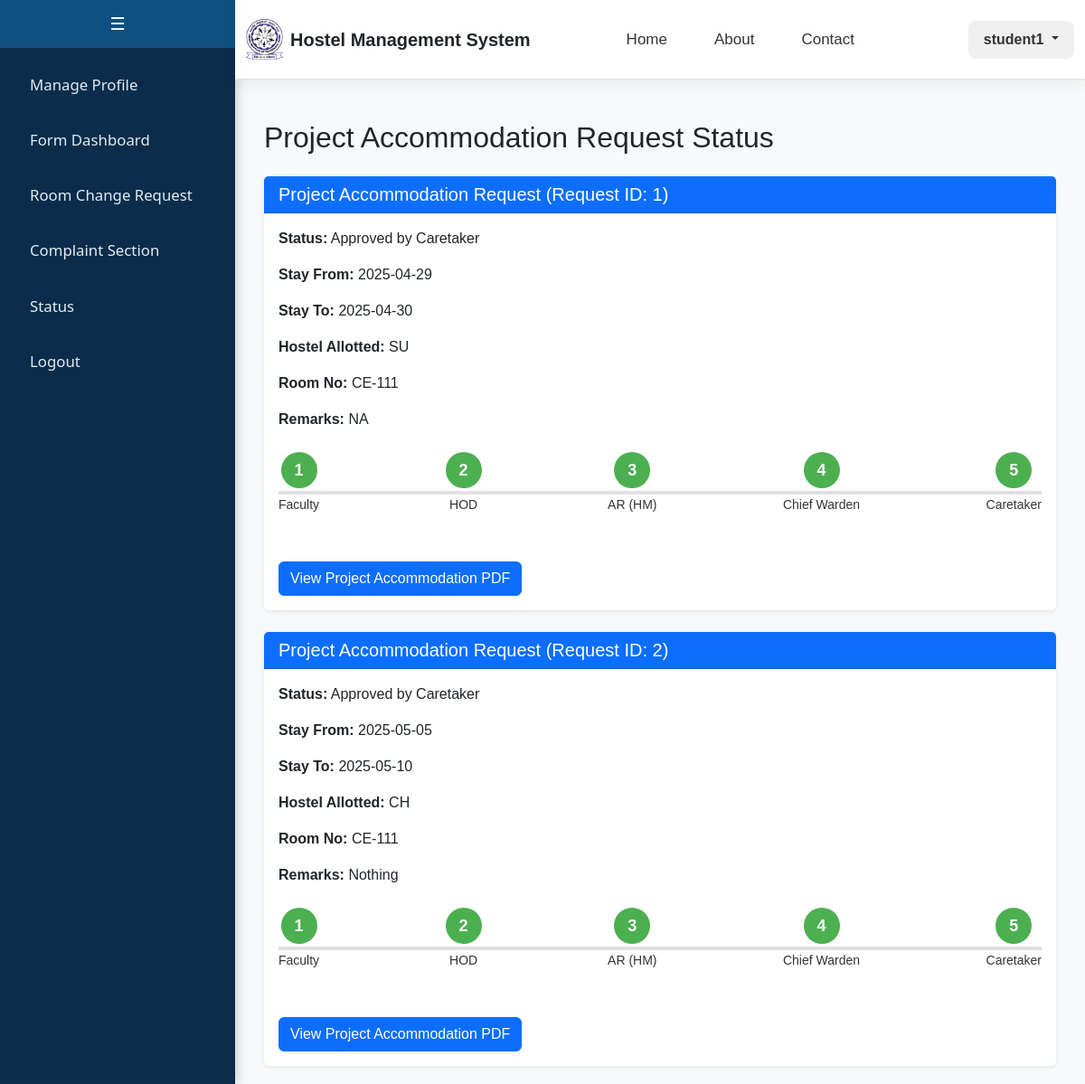
The app's page /student/project_accommodation_status (signed in), older data.
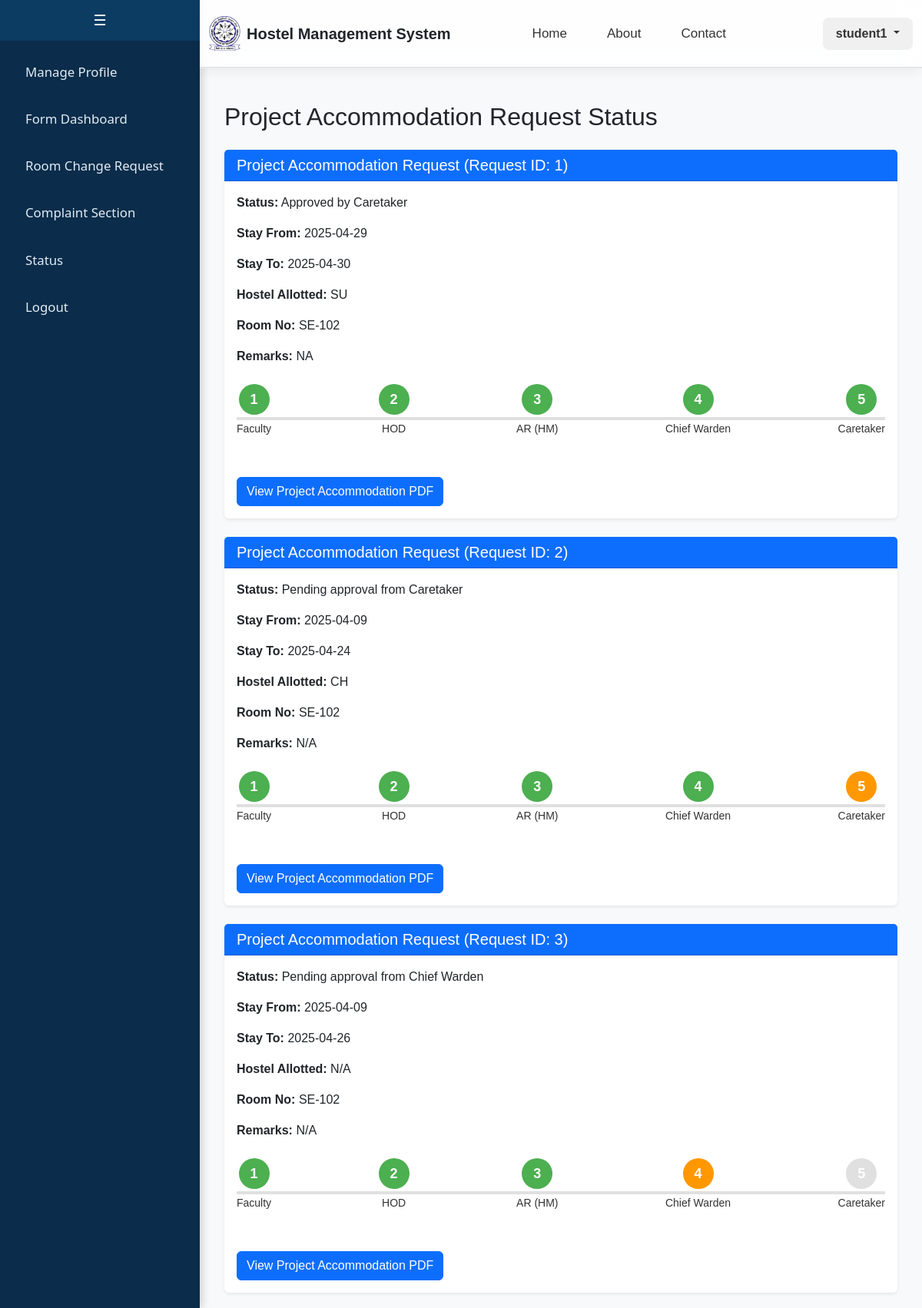
The same page, newer data.
### app/models.py (models this page shows, shortened)
class CustomUser(db.Model):
    __tablename__ = 'custom_user'
    id = db.Column(db.Integer, primary_key=True)
    email = db.Column(db.String(255), unique=True, nullable=False)
    name = db.Column(db.String(100), nullable=False)
    password = db.Column(db.String(100), nullable=False)
    is_staff = db.Column(db.Boolean, default=False)
    is_active = db.Column(db.Boolean, default=True)
    gender = db.Column(db.String(20), default='Not Specified')
    student = db.relationship('Student', backref='user', uselist=False, cascade="all, delete")
    caretaker = db.relationship('Caretaker', backref='user', uselist=False, cascade="all, delete")
    faculty = db.relationship('Faculty', backref='user', uselist=False, cascade="all, delete")
    admin = db.relationship('Admin', backref='user', uselist=False, cascade="all, delete")

class ProjectAccommodationRequest(db.Model):
    __tablename__ = 'project_accommodation_request'
    id = db.Column(db.Integer, primary_key=True)
    applicant_id = db.Column(db.Integer, db.ForeignKey('custom_user.id', ondelete='CASCADE'), nullable=False)
    faculty_id = db.Column(db.Integer, db.ForeignKey('faculty.faculty_id', ondelete='SET NULL'))
    address = db.Column(db.Text, nullable=False)
    stay_from = db.Column(db.Date, nullable=False)
    stay_to = db.Column(db.Date, nullable=False)
    category = db.Column(db.String(1), nullable=False)  # 'A' or 'B'
    arrival_date = db.Column(db.Date, nullable=False)
    arrival_time = db.Column(db.Time, nullable=False)
    departure_date = db.Column(db.Date, nullable=False)
    departure_time = db.Column(db.Time, nullable=False)
    offer_letter_path = db.Column(db.String(200))
    id_proof_path = db.Column(db.String(200))
    remarks = db.Column(db.Text)
    hostel_allotted = db.Column(db.String(20), db.ForeignKey('hostel.hostel_no', ondelete='SET NULL'))
    status = db.Column(db.String(50))
    created_at = db.Column(db.DateTime, default=datetime.utcnow)
    applicant = db.relationship('CustomUser', backref=db.backref('project_accommodation_requests', cascade='all, delete-orphan'))
    hostel = db.relationship('Hostel', backref=db.backref('project_accommodation_requests', cascade='all, delete-orphan'))

class Student(db.Model):
    __tablename__ = 'student'
    student_id = db.Column(db.Integer, db.ForeignKey('custom_user.id', ondelete='CASCADE'), primary_key=True)
    department = db.Column(db.String(100))
    student_phone = db.Column(db.String(10))
    student_roll = db.Column(db.String(15), unique=True)
    student_year = db.Column(db.Integer)
    student_room_no = db.Column(db.String(20))
    student_batch = db.Column(db.String(20))

### app/student.py (the view)
@student_bp.route("/student/project_accommodation_status", methods=["GET"])
def project_accommodation_status():
    if 'user_id' not in session or session.get('user_role') != 'student':
        return redirect(url_for('auth.login'))
    user_id = session['user_id']
    project_requests = ProjectAccommodationRequest.query.filter_by(applicant_id=user_id).all()
    if not project_requests:
        flash("No project accommodation requests found.", "info")
    return render_template(
        "student/project_accommodation_status.html",
        project_requests=project_requests
    )

### templates/student/project_accommodation_status.html (shortened to what this page needs)
{% extends "student/base.html" %}
{% block content %}
<div class="container mt-4">
    <h2>Project Accommodation Request Status</h2>
    {% if project_requests %}
        {% for request in project_requests %}
        <div class="card shadow-sm border-0 mt-4">
            <div class="card-header bg-primary text-white">
                <h5 class="mb-0">Project Accommodation Request (Request ID: {{ request.id }})</h5>
            </div>
            <div class="card-body">
                <p><strong>Status:</strong> {{ request.status }}</p>
                <p><strong>Stay From:</strong> {{ request.stay_from }}</p>
                <p><strong>Stay To:</strong> {{ request.stay_to }}</p>
                <p><strong>Hostel Allotted:</strong> {{ request.hostel_allotted or 'N/A' }}</p>
                <p><strong>Room No:</strong> {{ request.applicant.student.student_room_no or 'N/A' }}</p>
                <p><strong>Remarks:</strong> {{ request.remarks or 'N/A' }}</p>
                <div class="stepper d-flex justify-content-between align-items-center mt-4">
                    {% set STATUS_FLOW = [
                        'Pending approval from Faculty',
                        'Pending approval from HOD',
                        'Pending approval from AR (HM)',
                        'Pending approval from Chief Warden',
                        'Pending approval from Caretaker',
                        'Approved by Caretaker'
                    ] %}
                    {% set step_names = ['Faculty', 'HOD', 'AR (HM)', 'Chief Warden', 'Caretaker'] %}
                    {% set status_index = STATUS_FLOW.index(request.status) if request.status in STATUS_FLOW else -1 %}
                    {% for step_name in step_names %}
                        <div class="step
                            {% if request.status == 'Rejected by ' ~ step_name %}
                                rejected
                            {% elif loop.index0 < status_index %}
                                completed
                            {% elif loop.index0 == status_index %}
                                pending
                            {% else %}
                                normal
                            {% endif %}
                        ">
                            <div class="circle">{{ loop.index }}</div>
                            <p class="text-center mt-2">{{ step_name }}</p>
                        </div>
                    {% endfor %}
                </div>
                <button class="btn btn-primary mt-3" onclick="viewPDF('{{ request.id }}')">View Project Accommodation PDF</button>
            </div>
        </div>
        {% endfor %}
    {% else %}
        <p>No project accommodation requests found.</p>
    {% endif %}
</div>
{% endblock %}

### templates/student/base.html (shortened to what this page needs)
<!DOCTYPE html>
<html lang="en">
<head>
    <link href="https://cdn.jsdelivr.net/npm/bootstrap@5.3.0-alpha3/dist/css/bootstrap.min.css" rel="stylesheet">
</head>
<body>
    {% include 'student/sidebar.html' %}
    <div class="header-content">
        {% include 'includes/header.html' %}
    </div>
    <div class="main-content">
        {% block content %}{% endblock %}
    </div>
</body>
</html>

### templates/student/sidebar.html (shortened to what this page needs)
<div class="sidebar" id="sidebar">
    <button class="toggle-btn" onclick="toggleSidebar()">☰</button>
    <div class="sidebar-content">
        <a href="/student"><span>Manage Profile</span></a>
        <a href="{{ url_for('student.form_dashboard') }}"><span>Form Dashboard</span></a>
        <a href="/student/room_change"><span>Room Change Request</span></a>
        <a href="/student/complaint"><span>Complaint Section</span></a>
        <a href="{{ url_for('student.status_dashboard') }}"><span>Status</span></a>
        <a href="/logout"><span>Logout</span></a>
    </div>
</div>

### templates/includes/header.html (shortened to what this page needs)
<div class="ezy__nav4 glass">
    <nav class="navbar navbar-expand-lg py-3">
        <div class="container">
            <a class="navbar-brand d-flex align-items-center gap-2" href="/">
                <img src="{{ url_for('static', filename='logo.jpg') }}" alt="Logo" class="logo-img">
                <span class="fw-bold fs-5 text-dark">Hostel Management System</span>
            </a>
            <div class="collapse navbar-collapse justify-content-between" id="ezy_nav4-navbar-text">
				<ul class="navbar-nav me-auto d-flex justify-content-center gap-3" style="margin-left: 4.5rem;">
					<li class="nav-item"><a class="nav-link nav-hover" href="/">Home</a></li>
					<li class="nav-item"><a class="nav-link nav-hover" href="/about">About</a></li>
					<li class="nav-item"><a class="nav-link nav-hover" href="/contact">Contact</a></li>
				</ul>
				{% if session['user_role'] %}
				<div class="dropdown">
				<button class="btn user-dropdown-btn dropdown-toggle" type="button" id="userDropdown"
					data-bs-toggle="dropdown" aria-expanded="false">
					{{ session['user_name'] }}
				</button>
				</div>
				{% else %}
				<a href="/login" class="btn custom-login-btn ms-lg-3">Login</a>
				{% endif %}
			</div>
        </div>
    </nav>
</div>

### templates/student/base.html (style rules this page uses)
body { margin: 0; font-family: Arial, sans-serif; }
.main-content { margin-left: 260px; padding: 20px; background-color: #f8f9fa; min-height: 100vh; }
.header-content { margin-left: 260px; background-color: #f8f9fa; }
.navbar { border-bottom: 1px solid #dee2e6; }

### templates/student/sidebar.html (style rules this page uses)
.sidebar { width: 260px; background-color: #0b2c4a; color: #ffffff; position: fixed; height: 100%; display: flex; flex-direction: column; padding: 0; box-shadow: 4px 0 10px rgba(0, 0, 0, 0.15); font-family: 'Segoe UI', sans-serif; overflow: hidden; transition: width 0.3s ease; z-index: 10; }
.toggle-btn { background-color: #0d3c63; color: #ffffff; border: none; padding: 12px; cursor: pointer; font-size: 1.2rem; width: 100%; transition: background-color 0.3s ease; }
.sidebar-content { overflow-y: auto; width: 100%; flex-grow: 1; display: flex; flex-direction: column; align-items: stretch; padding-top: 10px; }
.sidebar a { text-decoration: none; font-size: 1.05rem; color: #e1ecf4; margin: 6px auto; padding: 12px 20px; width: 90%; border-radius: 8px; display: flex; justify-content: center; transition: background-color 0.3s ease, transform 0.2s ease; }
.sidebar a span { flex-grow: 1; text-align: left; }
.main-content { margin-left: 260px; padding: 20px; background-color: #f8f9fa; min-height: 100vh; transition: margin-left 0.3s ease; }
.header-content { margin-left: 260px; background-color: #f8f9fa; transition: margin-left 0.3s ease; }

### templates/includes/header.html (style rules this page uses)
.ezy__nav4.glass { backdrop-filter: blur(12px); background: rgba(255, 255, 255, 0.85); border-bottom: 1px solid rgba(200, 200, 200, 0.4); box-shadow: 0 4px 16px rgba(0, 0, 0, 0.06); position: sticky; top: 0; z-index: 1000; transition: background 0.3s ease; }
.ezy__nav4 .navbar-brand img.logo-img { height: 45px; width: auto; }
.navbar-brand span { font-size: 18px; }
.navbar-nav { flex-direction: row; align-items: center; }
.navbar-nav .nav-item { margin: 0 10px; }
.navbar-nav .nav-link { font-weight: 500; font-size: 17px; padding: 10px 16px; color: #333; transition: all 0.2s ease; }
.user-dropdown-btn { background-color: #f0f0f0; color: #333; font-weight: 600; padding: 8px 16px; border-radius: 8px; transition: all 0.2s ease; }

### templates/student/project_accommodation_status.html (style rules this page uses)
.stepper { display: flex; justify-content: space-between; align-items: center; position: relative; margin: 20px 0; }
.stepper::before { content: ''; position: absolute; top: 50%; left: 0; right: 0; height: 4px; background-color: #e0e0e0; z-index: 0; }
.step { position: relative; z-index: 1; text-align: center; }
.step .circle { width: 40px; height: 40px; border-radius: 50%; background-color: #e0e0e0; color: #fff; display: flex; align-items: center; justify-content: center; font-weight: bold; font-size: 18px; margin: 0 auto; }
.step.completed .circle { background-color: #4caf50; }
.step.pending .circle { background-color: #ff9800; }
.step.normal .circle { background-color: #e0e0e0; }
.step p { margin-top: 10px; font-size: 14px; color: #333; }

Row changes from the older to the newer data that the page shows:
changed through a linked row, ProjectAccommodationRequest "Approved by Caretaker": applicant.student "CE-111" → "SE-102"
changed ProjectAccommodationRequest "CH": status "Approved by Caretaker" → "Pending approval from Caretaker"; stay_from "2025-05-05" → "2025-04-09"; stay_to "2025-05-10" → "2025-04-24"; applicant.student "CE-111" → "SE-102"; remarks "Nothing" → "N/A"
added ProjectAccommodationRequest: id "3", status "Pending approval from Chief Warden", stay_from "2025-04-09", stay_to "2025-04-26", hostel_allotted "N/A", applicant.student "SE-102", remarks "N/A", step_names "Faculty" "HOD" "AR (HM)" "Chief Warden" "Caretaker"
